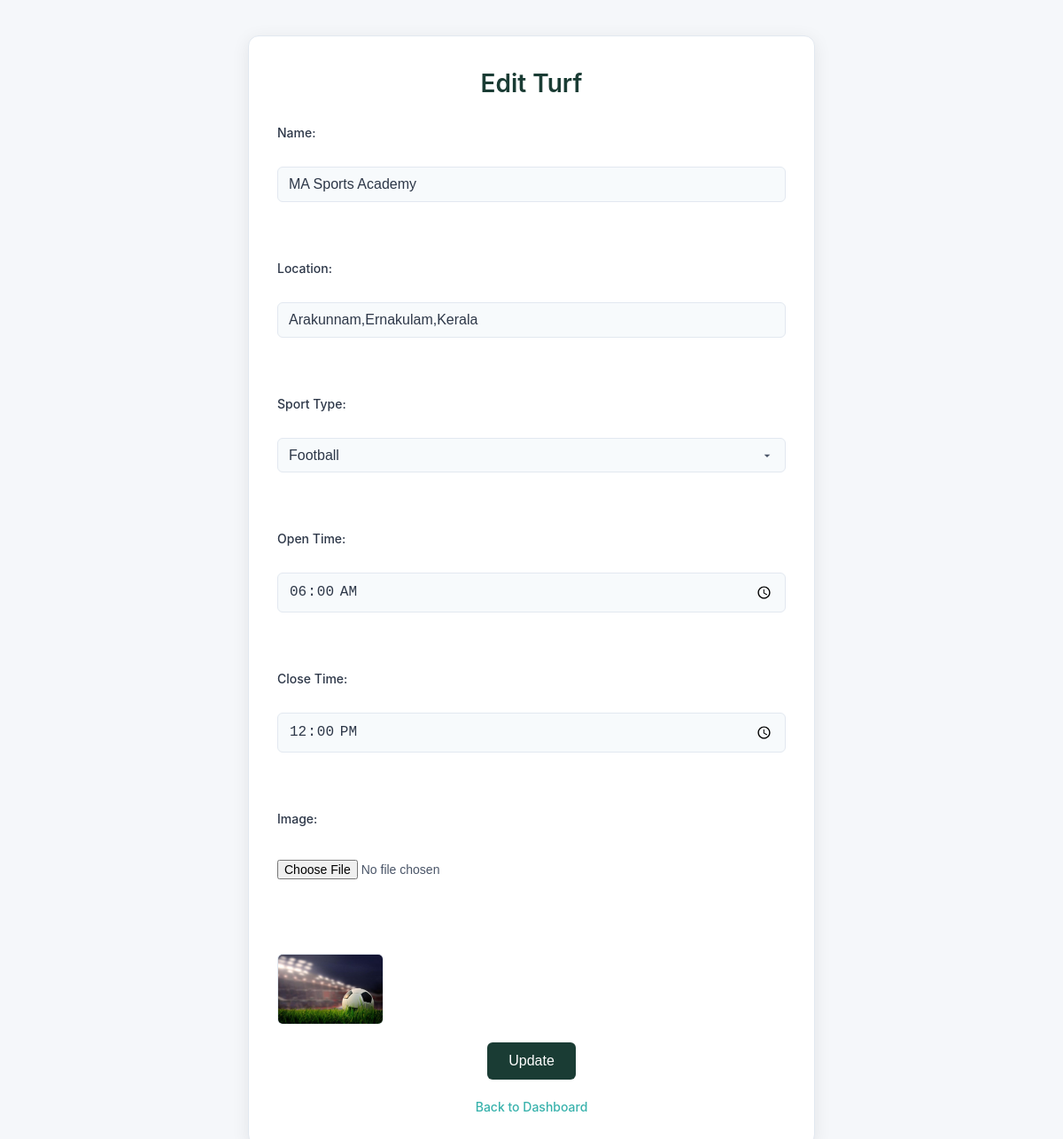
The app's page /edit/1/ (signed in) with its own data.
### turf_app/models.py (models this page shows, shortened)
class Turf(models.Model):
    name = models.CharField(max_length=255)
    location = models.CharField(max_length=255)
    images = models.ImageField(upload_to='turf_images/')
    sport_types = models.CharField(max_length=100, choices=[('Football', 'Football'), ('Cricket', 'Cricket')])
    open_time = models.TimeField()
    close_time = models.TimeField()

### turf_app/views.py (the view, shortened to what this page needs)
# urls.py: path('edit/<int:turf_id>/', views.edit_turf, name='edit_turf'),
@user_passes_test(is_admin)
def edit_turf(request, turf_id):
    turf = get_object_or_404(Turf, id=turf_id)
    return render(request, 'edit_turf.html', {'turf': turf})

### turf_app/views.py (called while the page is built)
def is_admin(user):
    return user.is_superuser

### templates/edit_turf.html (shortened to what this page needs)
{% load static %}
<!DOCTYPE html>
<html lang="en">
<head>
    <link rel="stylesheet" href="{% static 'css/edit_turf.css' %}">
</head>
<body>
    <div class="form-container">
        <h2>Edit Turf</h2>
        <form method="POST" enctype="multipart/form-data">
            <label for="name">Name:</label>
            <input type="text" id="name" name="name" value="{{ turf.name }}" required><br>
            <label for="location">Location:</label>
            <input type="text" id="location" name="location" value="{{ turf.location }}" required><br>
            <label for="sport_type">Sport Type:</label>
            <select id="sport_type" name="sport_type" required>
                <option value="Football" {% if turf.sport_types == 'Football' %}selected{% endif %}>Football</option>
            </select><br>
            <label for="open_time">Open Time:</label>
            <input type="time" id="open_time" name="open_time" value="{{ turf.open_time|time:'H:i' }}" required><br>
            <label for="close_time">Close Time:</label>
            <input type="time" id="close_time" name="close_time" value="{{ turf.close_time|time:'H:i' }}" required><br>
            <label for="image">Image:</label>
            <input type="file" id="image" name="image" accept="image/*"><br>
            <div class="image-preview">
                {% if turf.images %}
                    <img src="{{ turf.images.url }}" alt="Current Image">
                {% else %}
                    <p>No image uploaded</p>
                {% endif %}
            </div>
            <button type="submit">Update</button>
        </form>
        <a href="{% url 'admin_index' %}">Back to Dashboard</a>
    </div>
</body>
</html>

### static/css/edit_turf.css (style rules this page uses)
* { margin: 0; padding: 0; box-sizing: border-box; }
body { font-family: 'Inter', -apple-system, BlinkMacSystemFont, 'Segoe UI', Roboto, sans-serif; background-color: #f5f7fa; color: #2d3748; line-height: 1.5; min-height: 100vh; display: flex; justify-content: center; align-items: center; padding: 20px; }
.form-container { max-width: 640px; width: 100%; margin: 20px auto; background: #ffffff; padding: 32px; border-radius: 12px; box-shadow: 0 4px 20px rgba(0, 0, 0, 0.08); border: 1px solid #e2e8f0; }
h2 { font-size: 1.75rem; font-weight: 600; color: #1a3c34; text-align: center; margin-bottom: 24px; }
form { display: flex; flex-direction: column; gap: 20px; }
label { font-size: 0.875rem; font-weight: 500; color: #2d3748; margin-bottom: 8px; display: block; }
input[type="text"], input[type="time"], select { width: 100%; padding: 10px 12px; border: 1px solid #e2e8f0; border-radius: 6px; font-size: 1rem; color: #2d3748; background-color: #f7fafc; transition: border-color 0.3s ease, box-shadow 0.3s ease; }
input[type="file"] { padding: 8px 0; font-size: 0.875rem; color: #4a5568; }
select { appearance: none; background-size: 16px; padding-right: 36px; }
.image-preview { margin-top: 12px; display: flex; flex-direction: column; align-items: flex-start; }
.image-preview img { max-width: 120px; height: auto; border-radius: 6px; border: 1px solid #e2e8f0; object-fit: cover; }
button { background-color: #1a3c34; color: #ffffff; padding: 12px 24px; border: none; border-radius: 6px; font-size: 1rem; font-weight: 500; cursor: pointer; transition: background-color 0.3s ease, transform 0.1s ease; align-self: center; }
a { display: block; text-align: center; margin-top: 20px; font-size: 0.875rem; font-weight: 500; color: #38b2ac; text-decoration: none; transition: color 0.3s ease; }

### records on screen
Turf: name "MA Sports Academy", location "Arakunnam,Ernakulam,Kerala", sport_type "Football", open_time "06:00", close_time "12:00", images (picture)
